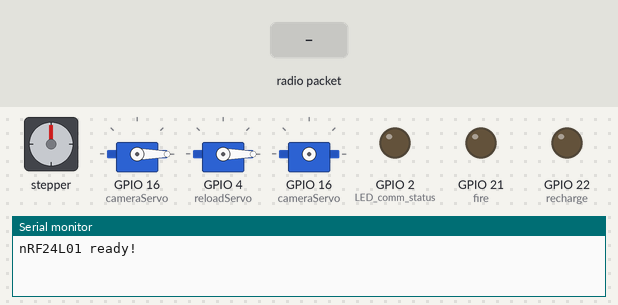
Bench run of a sketch on a simulated ESP32. Parts: stepper motor, 3 × servo, output pins drawn as LEDs (lit = HIGH), the last lines printed to the serial monitor. Wiring (inferred from the names in the program): stepper motor (2048 steps per turn assumed): coils GPIO 32, GPIO 33, GPIO 25, GPIO 26. The test bench sets the inputs (shaded band). No radio packets arrive unless stated.

Above: at 2.4 s.
2.5 s: radio packet "cameraUp" arrives
At 3.63 s:
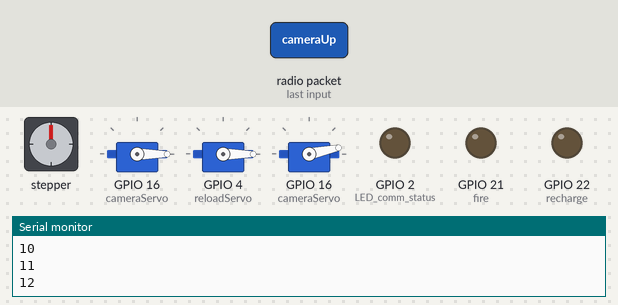
5.5 s: radio packet "cameraDown" arrives
At 5.82 s:
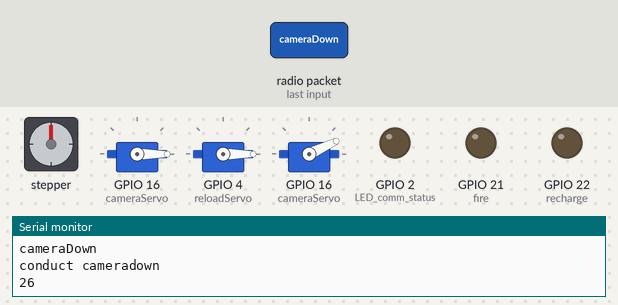
Timing chart, 0 to 17.5 s (numbered marks = the images above; inputs shaded):
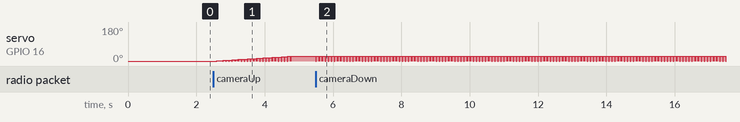

The sketch:

mainCar.ino
```cpp
#include <SPI.h>
#include "RF24.h"
#include <Stepper.h>
#include <ESP32Servo.h>

const int in1 = 32, in2 = 33, in3 = 25, in4 = 26;
const int stepsPerRevolution = 2048;
Servo cameraServo, reloadServo;
Stepper myStepper(stepsPerRevolution, 27, 12, 14, 13);

RF24 rf24(17,5);
const byte addr[] = "1Node";
boolean isReload = false, isCharge = false, setCameraUp = false, setCameraDown = false;
int cameraAngle = 0, reloadCounter = 0;

void setup() {
  Serial.begin(115200);
  rf24.begin();
  rf24.setChannel(100);  // 設定頻道編號
  rf24.setPALevel(RF24_PA_MIN);
  rf24.setDataRate(RF24_2MBPS);
  rf24.openReadingPipe(1, addr);  // 開啟通道和位址
  rf24.startListening();  // 開始監聽無線廣播
  Serial.println("nRF24L01 ready!");

  pinMode(in1, OUTPUT);
  pinMode(in2, OUTPUT);
  pinMode(in3, OUTPUT);
  pinMode(in4, OUTPUT);
  pinMode(2, OUTPUT); //LED comm status

  digitalWrite(in1, 0);
  digitalWrite(in2, 0);
  digitalWrite(in3, 0);
  digitalWrite(in4, 0);
  digitalWrite(2, 0);
  myStepper.setSpeed(6);
  cameraServo.attach(16);
  cameraServo.write(0);
  delay(100);
  cameraServo.detach();
  reloadServo.attach(4);
  reloadServo.write(0);
  delay(100);
  reloadServo.detach();

  delay(1000);
  pinMode(21, OUTPUT); //fire
  digitalWrite(21, 0);
  delay(50);
  pinMode(22, OUTPUT); //recharge
  digitalWrite(22, 0);
}

void loop() {
 if (rf24.available()) {
    char msg[32] = "";
    rf24.read(&msg, sizeof(msg));
    Serial.println(msg); // 顯示訊息內容
    operateCommand(msg);
  }

  if(setCameraUp && cameraAngle<=25 ){
    rotateServo(cameraServo,16, cameraAngle, cameraAngle+1, 80);
    cameraAngle++;
    Serial.println(cameraAngle);
  }else if(setCameraDown && cameraAngle>=0){
    rotateServo(cameraServo,16, cameraAngle, cameraAngle-1, 80);
    cameraAngle--;
  }

  if(reloadCounter>=10){
    myStepper.step(16);
    reloadCounter = 0;
  }
}

void operateCommand(char msg[32]){
  if(strcmp(msg,"leftUp") == 0){
    digitalWrite(in1, 1);
    digitalWrite(in2, 0);
  }else if(strcmp(msg,"leftDown") == 0){
    digitalWrite(in1, 0);
    digitalWrite(in2, 1);
  }else if(strcmp(msg,"leftStop") == 0){
    digitalWrite(in1, 0);
    digitalWrite(in2, 0);
  }else if(strcmp(msg,"rightUp") == 0){
    digitalWrite(in3, 1);
    digitalWrite(in4, 0);
  }else if(strcmp(msg,"rightDown") == 0){
    digitalWrite(in3, 0);
    digitalWrite(in4, 1);
  }else if(strcmp(msg,"rightStop") == 0){
    digitalWrite(in3, 0);
    digitalWrite(in4, 0);
  }else if(strcmp(msg,"cameraUp") == 0){
    setCameraUp = true;
  }else if(strcmp(msg,"cameraDown") == 0){
    setCameraDown = true;
     Serial.println("conduct cameradown");
  }else if(strcmp(msg,"cameraStop") == 0){
    setCameraDown = false;
    setCameraUp = false;
  }else if(strcmp(msg,"leftRotate") == 0){
    myStepper.step(32);
  }else if(strcmp(msg,"rightRotate") == 0){
    myStepper.step(-32);
  }else if(strcmp(msg,"reload") == 0){
    reload();
  }else if(strcmp(msg,"recharge") == 0){
    recharge();
  }else if(strcmp(msg,"fire") == 0){
    fire();
  }else if (strcmp(msg,"BLE connect") == 0) {
    digitalWrite(2, 1);
  }else if (strcmp(msg,"BLE disconnect") == 0) {
    digitalWrite(2, 0);
  }
}

void reload(){
  operateCommand("leftStop");
  operateCommand("rightStop");
  cameraServo.attach(16);
  rotateServo(cameraServo,16,cameraAngle,10,60);
  myStepper.step(stepsPerRevolution/16);
  rotateServo(reloadServo,4,0,180,7);
  rotateServo(reloadServo,4,180,0,7);
  rotateServo(cameraServo,16,10,cameraAngle,100);
  isReload = true;
  reloadCounter++;
}

void recharge(){
  operateCommand("leftStop");
  operateCommand("rightStop");
  digitalWrite(22, 1);
  delay(2500);
  digitalWrite(22, 0);
  isCharge = true;
  delay(100);
}

void fire(){
  if(isCharge && isReload){
    operateCommand("leftStop");
    operateCommand("rightStop");
    digitalWrite(21,1);
    delay(100);
    digitalWrite(21,0);
    isCharge = false;
    isReload = false;
  }
}

void rotateServo(Servo controlServo, int pin, int beforeAngle, int targetAngle, int periodSpeed){
  controlServo.attach(pin);
  delay(10);
  if(beforeAngle<targetAngle){
    for(int i=beforeAngle;i<targetAngle;i++){
     controlServo.write(i);
     delay(periodSpeed);
    }
  }else if(beforeAngle>targetAngle){
    for(int i=beforeAngle;i>targetAngle;i--){
     controlServo.write(i);
     delay(periodSpeed);
    }
  }
  controlServo.detach();
}
```

Measured:
- after the input at 5.5 s, servo on GPIO 16 (cameraServo): 25° → 0° at once, then repeats every 0.18 s: 26° 0.08 s, 0° 0.01 s, 25° 0.08 s, 0° 0.01 s
